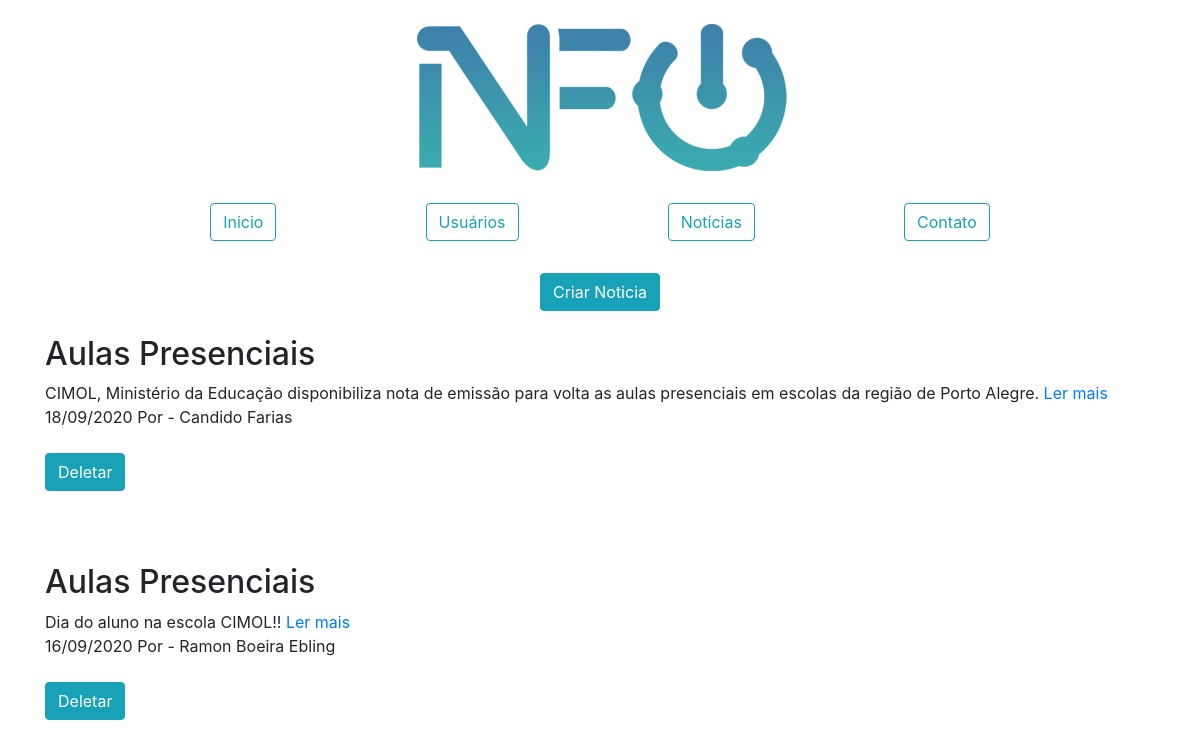
Page /?path=noticia on the committed database.
### tables this page shows
CREATE TABLE `noticia` (
  `id` int(10) unsigned NOT NULL AUTO_INCREMENT,
  `titulo` varchar(60) NOT NULL,
  `descricao` text NOT NULL,
  `data` date NOT NULL,
  `usuario_id` int(10) unsigned NOT NULL,
  PRIMARY KEY (`id`),
  KEY `fk_noticia_usuario_idx` (`usuario_id`),
  CONSTRAINT `fk_noticia_usuario` FOREIGN KEY (`usuario_id`) REFERENCES `usuario` (`id`) ON DELETE NO ACTION ON UPDATE NO ACTION
);

### index.php (called while the page is built, shortened)
<?php
	include HOME_DIR."view/tema/header.php";
	include HOME_DIR."view/tema/nav.php";
	include HOME_DIR."start.php";
?>

### classes/Noticia.php (called while the page is built, shortened)
<?php
class Noticia{
    public function index(){
       $this->listar();
    }
    public function listar(){
        $conexao=Conexao::getConexao();
        $resultado=$conexao->query(
            "SELECT id, titulo, descricao,DATE_FORMAT(data, '%d/%m/%Y') AS data, (SELECT nome FROM usuario WHERE id=noticia.usuario_id) AS nome_usuario FROM noticia ORDER BY id DESC LIMIT 5"
        );
        $noticias=null;
        while($noticia=$resultado->fetch(PDO::FETCH_OBJ)){
            $noticias[]=$noticia;
        }
        include HOME_DIR."view/paginas/noticias/noticias.php";
    }
}
?>

### view/paginas/noticias/noticias.php (the view)
<html>
    <main>
        <div class="container">
            <div class ="text-center">
                <a class='btn btn-info btn' href="<?php echo HOME_URI ?>?path=noticia/criar">Criar Noticia</a>
            </div>
            <br>
            <?php
            if(isset($noticias)){
                foreach($noticias AS $noticia){
                ?>
                    <h2><?php echo $noticia->titulo ?></h2>
                    <?php echo substr($noticia->descricao,0,180)." " ?><a href="<?php echo HOME_URI."?path=noticia/ver/".$noticia->id;?>">Ler mais</a>
                    <div class='data'>
                        <span class="label label-primary"><?php echo $noticia->data ?></span><span class="label label-primary"><?php echo " Por - ".$noticia->nome_usuario ?></span>
                    </div>
                    <br>
                    <a href="<?php echo HOME_URI;?>?path=noticia/excluir_noticia/<?php echo $noticia->id; ?>"> <button class="btn btn-info">Deletar</button></a>
                    <br><br><br><br>
                <?php
                }
                }
                ?>
        </div>
    </main>
</html>

### view/tema/header.php (shortened to what this page needs)
<!DOCTYPE html>
<html lang="pt-BR">
	<head>
		<link rel="stylesheet" href="https://stackpath.bootstrapcdn.com/bootstrap/4.4.1/css/bootstrap.min.css">
	</head>
	<body>
		<header>
			<div class="container text-center">
				<br>
				<img src="<?php echo HOME_URI ?>view/tema/imagens/logo2.png">
				<br>
				</div>
	</header>

### view/tema/nav.php
<br>
<div class="container text-center">
	<nav class="navbar navbar-light" style="background-color: white">
		<br>
		<a class="btn btn-outline-info" href="<?php echo HOME_URI;?>" role="button">Inicio</a>
		<a class="btn btn-outline-info" href="<?php echo HOME_URI;?>?path=usuario" role="button">Usuários</a>
		<a class="btn btn-outline-info" href="<?php echo HOME_URI;?>?path=noticia" role="button">Notícias</a>
		<a class="btn btn-outline-info" href="<?php echo HOME_URI;?>?path=contato" role="button">Contato</a>
		<br>
	</nav>
</div>
<br>

### start.php (shortened to what this page needs)
<?php
    $class=null;
    $acao=null;
    $parametros=null;
    if(isset($_GET['path'])){
        $caminho=explode("/",$_GET['path'] );
        $class=$caminho[0];
    }else{
        $class="Inicio";
    }
        $class= strtolower($class);
        $class=ucfirst($class);
        if(file_exists("./classes/".$class.".php")){
            if(class_exists($class)){
                $class=new $class();
                if($acao){
                    if(!isset($parametros[0])){
                        $class->$acao();
                    }else{
                        if(count($parametros)==1){
                            $class->$acao($parametros[0]);
                        }else if(count($parametros)==2){
                            $class->$acao($parametros[0],$parametros[1]);
                        }else if(count($parametros)==3){
                            $class->$acao($parametros[0],$parametros[1],$parametros[2]);
                        }
                    }
                }else{
                    $class->index();
                }
            }else{
                include HOME_DIR."view/paginas/erro404.php";
            }
        }else{
            include HOME_DIR."view/paginas/erro404.php";
        }

### rows in the picture
noticia: titulo "Aulas Presenciais", descricao "CIMOL, Ministério da Educação disponibiliza nota de emissão para volta as aulas presenciais em escolas da região de Porto Alegre.", data "18/09/2020", nome_usuario "Candido Farias"
noticia: titulo "Aulas Presenciais", descricao "Dia do aluno na escola CIMOL!!", data "16/09/2020", nome_usuario "Ramon Boeira Ebling"
